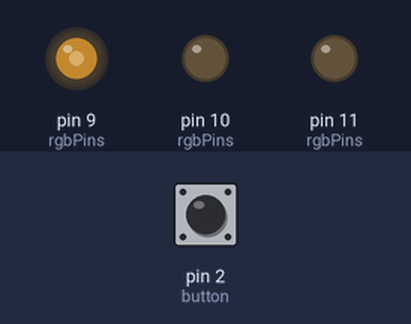
Bench run of a sketch on a simulated Arduino Uno, built with avr-gcc and run on an emulated ATmega328P. Shown: output pins drawn as LEDs (lit = HIGH). Dashed ring = blinking. The test bench sets the inputs (shaded band); at power-on: pin 2 (button) HIGH.

Above: at 1.7 s.
1.8 s: pin 2 (button) pulled LOW for 0.15 s
At 2.31 s:
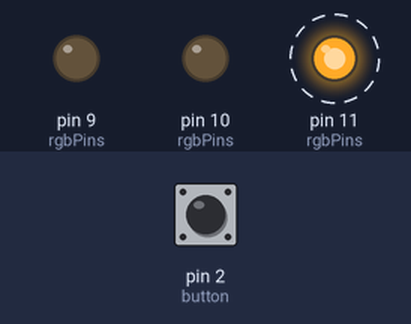
4.9 s: pin 2 (button) pulled LOW for 1 s
At 8.88 s:
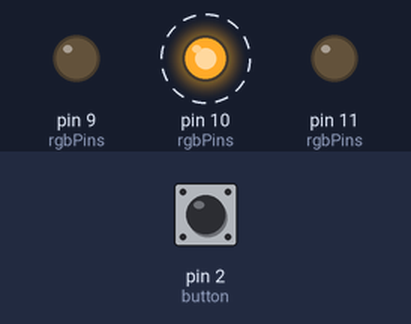
At 9.51 s:
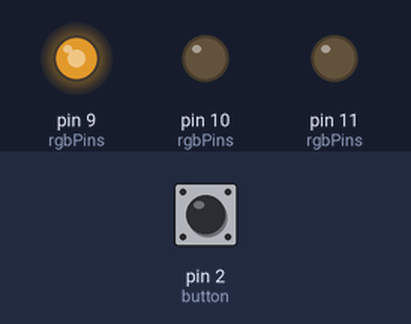
Timing chart, 0 to 14.9 s (numbered marks = the images above; inputs shaded):
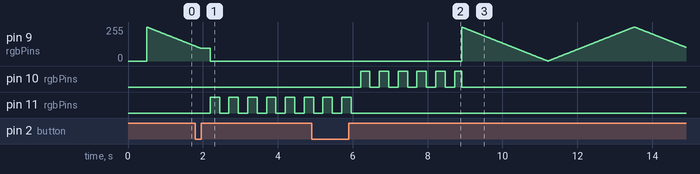

Measured:
- after the input at 1.8 s, pin 11 (rgbPins): alternates HIGH for 0.25 s and LOW for 0.25 s, starting after 0.39 s
- after the input at 4.9 s, pin 10 (rgbPins): alternates HIGH for 0.25 s and LOW for 0.25 s, 12 changes in all, then stays LOW, starting after 1.3 s; pin 11 (rgbPins): goes on until 6.0 s, then stays LOW

The sketch:

main.ino
```cpp
#include <SoftwareSerial.h>

#define   BUSY_BLINK_PERIOD_MS    250
#define   TIMEOUT_BLINK_PERIOD_MS 500
#define   RDY_BLINK_PERIOD_MS     250
#define   IDLE_PULSE_PERIOD_MS    8
#define   TIMEOUT_PULSE_PERIOD_MS 1
#define   TIMEOUT_DELAY_MS        30000
#define   TIME_TO_IDLE_MS         3000

#define   SERIAL_SOF              0x88
#define   SERIAL_MAX_LEN          5
#define   SERIAL_DATA_LEN         3

#define   BUTTON_DEBOUNCE_DLY_MS  500
#define   START_UP_DLY_MS         500

enum class SerialCMD : uint8_t {
  STATE       = 0x10,
  BUTTON      = 0x20
};

enum class BaudRate : uint32_t {
  BAUD_9600   = 9600,
  BAUD_14400  = 14400,
  BAUD_19200  = 19200,
  BAUD_38400  = 38400,
  BAUD_57600  = 57600,
  BAUD_115200 = 115200
};

enum class State : uint8_t{
  IDLE,
  STAGE_BUSY,
  TIMEOUT,
  STAGE_RDY
};

struct RGB {
  bool red;
  bool green;
  bool blue;
};


enum class PacketState {
  GET_SOF,
  GET_DATA
};

struct PacketInfo {
  PacketState state;
  uint8_t     len;
  uint8_t     data[3];
};

PacketInfo packet {
  .state  = PacketState::GET_SOF,
  .len    = 0
};


State state = State::IDLE;
State nextState = State::STAGE_BUSY;
uint32_t lastChange = 0;
uint32_t stateNow = 0;


uint8_t nextIntensity  = 255;
bool isReducingIntensity  = true;
uint32_t now = 0;
uint32_t then = 0;
bool isLedOn = false;

SoftwareSerial uart(5, 6); // RX -> Pin 5, TX -> Pin 6

// Red: Pin 11, Green: Pin 10, Blue: Pin 9
uint8_t rgbPins[3] = {11, 10, 9};
uint8_t button = 2;


RGB stateColors[4] {
  {0, 0, 1},  //! IDLE        -> Blue
  {1, 0, 0},  //! STAGE_BUSY  -> Red
  {1, 1, 0},  //! TIMEOUT     -> Yellow
  {0, 1, 0}   //! STAGE_RDY   -> Green
};


uint32_t lastPress = millis();
// Global ISR
void ChangeStateISR() {
  // Software debouncer
  if (millis() - lastPress > BUTTON_DEBOUNCE_DLY_MS){
    lastPress = millis();

    // Actual ISR
    lastChange = millis();
    state = nextState;
  }
}


// Table used for CRC calculation
uint8_t crcLookup[256] = {
  0x00, 0x91, 0xE3, 0x72, 0x07, 0x96, 0xE4, 0x75, 0x0E, 0x9F, 0xED, 0x7C, 0x09, 0x98, 0xEA, 0x7B,
  0x1C, 0x8D, 0xFF, 0x6E, 0x1B, 0x8A, 0xF8, 0x69, 0x12, 0x83, 0xF1, 0x60, 0x15, 0x84, 0xF6, 0x67,
  0x38, 0xA9, 0xDB, 0x4A, 0x3F, 0xAE, 0xDC, 0x4D, 0x36, 0xA7, 0xD5, 0x44, 0x31, 0xA0, 0xD2, 0x43,
  0x24, 0xB5, 0xC7, 0x56, 0x23, 0xB2, 0xC0, 0x51, 0x2A, 0xBB, 0xC9, 0x58, 0x2D, 0xBC, 0xCE, 0x5F,
  0x70, 0xE1, 0x93, 0x02, 0x77, 0xE6, 0x94, 0x05, 0x7E, 0xEF, 0x9D, 0x0C, 0x79, 0xE8, 0x9A, 0x0B,
  0x6C, 0xFD, 0x8F, 0x1E, 0x6B, 0xFA, 0x88, 0x19, 0x62, 0xF3, 0x81, 0x10, 0x65, 0xF4, 0x86, 0x17,
  0x48, 0xD9, 0xAB, 0x3A, 0x4F, 0xDE, 0xAC, 0x3D, 0x46, 0xD7, 0xA5, 0x34, 0x41, 0xD0, 0xA2, 0x33,
  0x54, 0xC5, 0xB7, 0x26, 0x53, 0xC2, 0xB0, 0x21, 0x5A, 0xCB, 0xB9, 0x28, 0x5D, 0xCC, 0xBE, 0x2F,
  0xE0, 0x71, 0x03, 0x92, 0xE7, 0x76, 0x04, 0x95, 0xEE, 0x7F, 0x0D, 0x9C, 0xE9, 0x78, 0x0A, 0x9B,
  0xFC, 0x6D, 0x1F, 0x8E, 0xFB, 0x6A, 0x18, 0x89, 0xF2, 0x63, 0x11, 0x80, 0xF5, 0x64, 0x16, 0x87,
  0xD8, 0x49, 0x3B, 0xAA, 0xDF, 0x4E, 0x3C, 0xAD, 0xD6, 0x47, 0x35, 0xA4, 0xD1, 0x40, 0x32, 0xA3,
  0xC4, 0x55, 0x27, 0xB6, 0xC3, 0x52, 0x20, 0xB1, 0xCA, 0x5B, 0x29, 0xB8, 0xCD, 0x5C, 0x2E, 0xBF,
  0x90, 0x01, 0x73, 0xE2, 0x97, 0x06, 0x74, 0xE5, 0x9E, 0x0F, 0x7D, 0xEC, 0x99, 0x08, 0x7A, 0xEB,
  0x8C, 0x1D, 0x6F, 0xFE, 0x8B, 0x1A, 0x68, 0xF9, 0x82, 0x13, 0x61, 0xF0, 0x85, 0x14, 0x66, 0xF7,
  0xA8, 0x39, 0x4B, 0xDA, 0xAF, 0x3E, 0x4C, 0xDD, 0xA6, 0x37, 0x45, 0xD4, 0xA1, 0x30, 0x42, 0xD3,
  0xB4, 0x25, 0x57, 0xC6, 0xB3, 0x22, 0x50, 0xC1, 0xBA, 0x2B, 0x59, 0xC8, 0xBD, 0x2C, 0x5E, 0xCF
};


uint8_t CRC8(uint8_t *pData, uint8_t len) {
  uint8_t crc = 0;
  while (len--) {
    uint8_t data = crc ^ *pData++;
    crc = crcLookup[data];
  }
  return crc;
}

void DecodePacket(uint8_t data[3]) {
  switch ((SerialCMD)data[0])
  {
  case SerialCMD::STATE:
    if (data[1] <= (uint8_t)State::STAGE_RDY) {
      lastChange = millis();
      state = (State)data[1];
    }
    break;
  case SerialCMD::BUTTON:
    ChangeStateISR();
    break;

  default:
    break;
  }
}


void SendState() {
  uint8_t data[5] = {SERIAL_SOF, SERIAL_SOF, (uint8_t)SerialCMD::STATE, (uint8_t)state, 0x00};

  data[4] = CRC8(&data[2], 2);

  //Serial.write(data, sizeof(data));
  uart.write(data, sizeof(data));
}

void ReceiveData() {

  //if (Serial.available() > 0) {
    //uint8_t read = Serial.read();
  if (uart.available() > 0) {
    uint8_t read = uart.read();

    switch (packet.state)
    {
    case PacketState::GET_SOF:
      if (read == SERIAL_SOF)
        packet.len++;
      if (packet.len == 2) {
        packet.len = 0;
        packet.state = PacketState::GET_DATA;
      }

      break;
    case PacketState::GET_DATA:
      if (read == SERIAL_SOF)
        break;
      packet.data[packet.len++] = read;

      if (packet.len == SERIAL_DATA_LEN) {
        if (!CRC8(packet.data, SERIAL_DATA_LEN))
          DecodePacket(packet.data);
        packet.len = 0;
        packet.state = PacketState::GET_SOF;
      }
      break;
    }

  }

}


void WriteRGB (uint8_t rgb_pins[3], RGB rgb, uint8_t intensity) {
  analogWrite(rgb_pins[0], rgb.red * intensity);
  analogWrite(rgb_pins[1], rgb.green * intensity);
  analogWrite(rgb_pins[2], rgb.blue * intensity);
}


void WriteRGB (uint8_t rgb_pins[3], RGB rgb) {
  WriteRGB(rgb_pins, rgb, 255);
}


void PulseLeds(State state, uint8_t delay) {
  if ((now = millis()) - then > delay) {
    then = now;

    WriteRGB(rgbPins, stateColors[(uint8_t)state], nextIntensity);

    if (isReducingIntensity) {
      if (nextIntensity > 0)
        nextIntensity--;
      else
        isReducingIntensity = false;
    }
    else {
      if (nextIntensity < 255)
        nextIntensity++;
      else
        isReducingIntensity = true;
    }
  }
}


void BlinkLeds(State state, uint16_t delay) {
  if ((now = millis()) - then > delay) {
    then = now;

    isLedOn = !isLedOn;
    nextIntensity = isLedOn * 255;

    WriteRGB(rgbPins, stateColors[(uint8_t)state], nextIntensity);
  }
}


void DoIdleState() {
  nextState = State::STAGE_BUSY;

  PulseLeds(State::IDLE, IDLE_PULSE_PERIOD_MS);
}


void DoStageBusyState(bool isPaused) {
  if (millis() - lastChange > TIMEOUT_DELAY_MS && !isPaused) {
    lastChange = millis();
    state = State::TIMEOUT;
  }

  nextState = State::STAGE_RDY;
  BlinkLeds(State::STAGE_BUSY, BUSY_BLINK_PERIOD_MS);
}


void DoTimeoutState() {
  nextState = State::STAGE_RDY;

  PulseLeds(State::TIMEOUT, TIMEOUT_PULSE_PERIOD_MS);
}


void DoStageReadyState() {

  if (millis() - lastChange > TIME_TO_IDLE_MS) {
    lastChange = millis();
    state = State::IDLE;
    nextState = State::STAGE_BUSY;
  }

  nextState = State::IDLE;
  BlinkLeds(State::STAGE_RDY, RDY_BLINK_PERIOD_MS);
}


void setup() {
  for (uint8_t p : rgbPins) {
    pinMode(p, OUTPUT);
  }
  pinMode(button, INPUT_PULLUP);

  attachInterrupt(digitalPinToInterrupt(button), ChangeStateISR, RISING);
  Serial.begin((long)BaudRate::BAUD_9600);


  uart.begin((long)BaudRate::BAUD_9600);

  delay(START_UP_DLY_MS);
}

State lastState = State::IDLE;
void loop() {

  if(lastState != state) {
    SendState();
    lastState = state;
  }
  switch (state) {
  case State::IDLE:
    DoIdleState();
    break;
  case State::STAGE_BUSY:
    DoStageBusyState(!digitalRead(button));
    break;
  case State::TIMEOUT:
    DoTimeoutState();
    break;
  case State::STAGE_RDY:
    DoStageReadyState();
    break;
  }

  ReceiveData();

}
```
